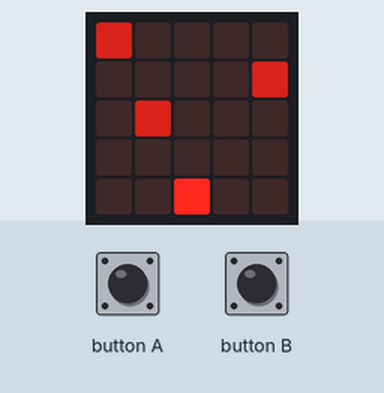
The program below on a simulated BBC micro:bit running MicroPython. On the bench: the board's 5×5 LED display. The inputs (shaded band) are chosen by the test bench. Random numbers come from a fixed seed; the 48×5 strip is a reading aid, not a part: it shows the text the display is scrolling, unrolled, one strip-width of it at a time.

Above: at 1.2 s.
1.3 s: button B pressed for 0.15 s
At 1.74 s:
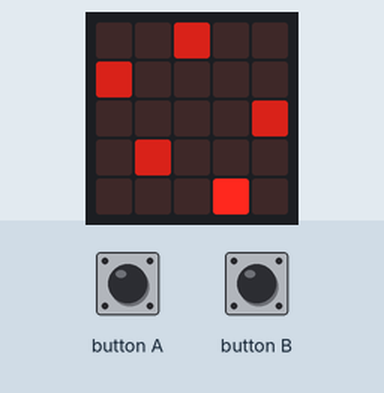
4.4 s: button A pressed for 0.15 s
At 4.71 s:
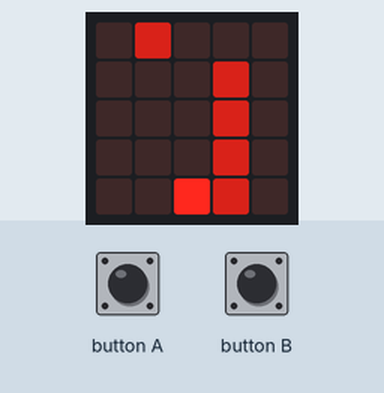
7.4 s: button A pressed for 1 s
At 7.64 s:
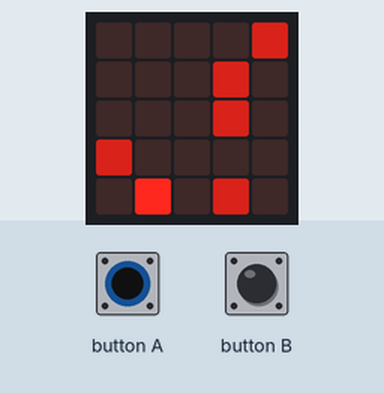
10.3 s: button A pressed for 0.15 s
At 11.01 s:
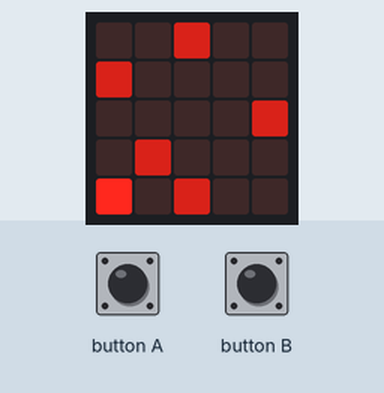

The program:

racing.py
```python
from microbit import *
from random import *

track = Image("00000:"
              "00000:"
              "00000:"
              "00000:"
              "00000")

car_position = 2
delay = 500
score = 0

while True:
    track.set_pixel(randint(0, 4), 0, 5)
    if button_b.was_pressed() and car_position < 4:
        car_position += 1
    if button_a.was_pressed() and car_position > 0:
        car_position -= 1
    if track.get_pixel(car_position, 4) > 0:
        display.scroll("GAME OVER!" + str(score))
        break
    track.set_pixel(car_position, 4, 9)
    display.show(track)
    track = track.shift_down(1)
    sleep(delay)
    delay -= 1
    score += 1
```

Measured:
- what the display in image 1 shows lasts 0.5 s, from 1.5 s to 2.0 s
